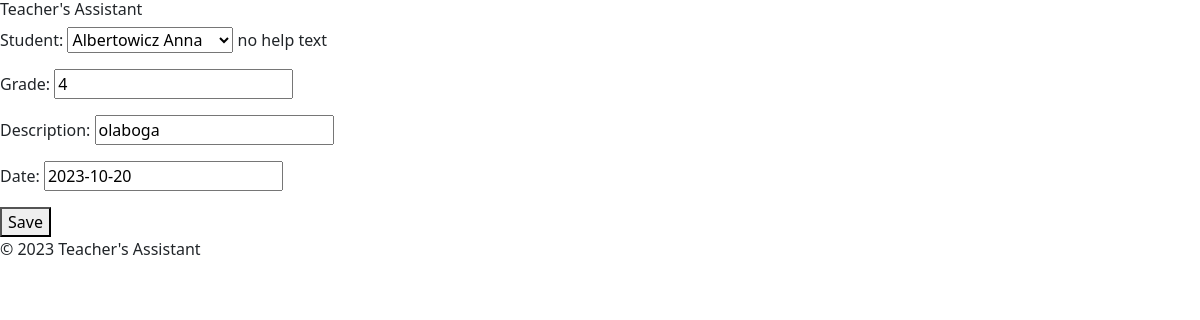
Screenshot of /groups/2A/1/edit/3/ with the database file from the repository.
### groups/models.py (models this page shows)
class SingleGrade(ms.Model):
    student = ms.ForeignKey(Student, on_delete=ms.CASCADE, help_text="no help text")
    grade = ms.PositiveSmallIntegerField()
    description = ms.CharField(max_length=100)
    date = ms.DateField(default=timezone.now)

### groups/views.py (the view)
# urls.py: path('<str:lvl>/<int:pk>/edit/<int:pk2>/', views.edit_grade, name ='edit_grade'),
def edit_grade(request, lvl, pk, pk2):
    grade = get_object_or_404(SingleGrade, pk=pk2)
    if request.method == 'POST':
    	form = SingleGradeForm(request.POST, instance=grade)
    	if form.is_valid():
    	    grade = form.save(commit=False)
    	    grade.save()
    	    return redirect(reverse('student_info', args=[lvl, pk]))
    else:
    	form = SingleGradeForm(instance=grade)
    return render(request, 'groups/single_grade.html', {'form':form})

### groups/forms.py
class SingleGradeForm(forms.ModelForm):
    class Meta:
        model = SingleGrade
        fields = ('student', 'grade', 'description', 'date')
    def __init__(self, *args, **kwargs):
        student = kwargs.pop('student', None)
        super(SingleGradeForm, self).__init__(*args, **kwargs)
        if student is not None:
            self.fields['student'].initial = student

### groups/models.py (called while the page is built)
    def __str__(self):
        return f"{self.surname} {self.name}"

### templates/groups/single_grade.html
{% extends 'groups/base.html' %}
{% block content %}
<form method='POST'>{% csrf_token %}
	{{ form.as_p }}
	<button type='submit'>Save</button>
</form>
{% endblock %}

### rows the page displays
SingleGrade: student "Albertowicz Anna", grade "4", description "olaboga", date "2023-10-20"
